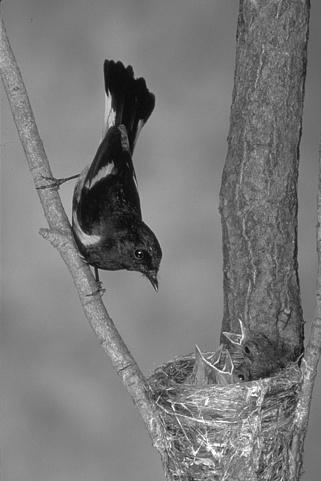
#> input picture bird.jpg, 321 x 481 px
$ python q1c_gui.py
#> lines starting #> are read from the running program, lines starting #| are printed output that depends on the picture
### q1a.py
"""
Q1(a): Marr-Hildreth edge detector.

Pipeline (all filtering done by hand on the pixel array with NumPy):
  1. Smooth with a Gaussian G_sigma, applied separably (1-D row pass, then
     1-D column pass). Kernel half-width = ceil(3*sigma), so the full width
     is >= 6*sigma as required.
  2. Apply a 3x3 Laplacian kernel to (G * f). Since convolution commutes with
     differentiation, this equals (laplacian(G)) * f, i.e. the LoG response.
     All arithmetic is in float64 to avoid catastrophic cancellation when the
     Laplacian subtracts nearly-equal neighbouring values.
  3. Mark zero crossings: a pixel is an edge if, along at least one of the
     four directions (horizontal, vertical, two diagonals), its two opposite
     neighbours have LoG values of opposite sign AND the absolute difference
     between them (the "slope" across the crossing) exceeds a threshold.

The slope threshold is given as a fraction of the maximum absolute LoG
response, which keeps it comparable across different sigmas (the LoG
magnitude shrinks roughly like 1/sigma^2 as sigma grows).

Outputs are written to ./outputs_q1a/.
"""

import os
import numpy as np
from PIL import Image
import matplotlib

matplotlib.use("Agg")
import matplotlib.pyplot as plt


OUT_DIR = "outputs_q1a"
MAX_SIDE = 1024


# --------------------------------------------------------------------------
# I/O
# --------------------------------------------------------------------------
def load_gray(path, max_side=MAX_SIDE):
    """Load an image as float64 grayscale in [0, 1]; downscale (library call,
    permitted by the assignment) only if the long side exceeds max_side."""
#> called with path = 'bird.jpg', max_side = 1024
    img = Image.open(path).convert("L")
#> img is the input picture: PIL image 321x481 L; min 0, max 255, mean 120.7
    w, h = img.size
#> w = 321; h = 481
    if max(w, h) > max_side:
        s = max_side / max(w, h)
        img = img.resize((round(w * s), round(h * s)), Image.LANCZOS)
    return np.asarray(img, dtype=np.float64) / 255.0


def save_gray(arr, path):
    a = np.clip(arr, 0, 1)
    Image.fromarray((a * 255).astype(np.uint8)).save(path)


# --------------------------------------------------------------------------
# Filtering primitives (implemented manually)
# --------------------------------------------------------------------------
def gaussian_kernel_1d(sigma):
    """Normalised 1-D Gaussian with half-width ceil(3*sigma) (width >= 6σ)."""
    r = int(np.ceil(3.0 * sigma))
    x = np.arange(-r, r + 1, dtype=np.float64)
    k = np.exp(-(x ** 2) / (2.0 * sigma ** 2))
    return k / k.sum()


def convolve1d(img, kernel, axis):
    """1-D convolution along `axis` with reflect padding.
    Implemented as a weighted sum of shifted copies of the padded image."""
#> called with kernel = array of shape (17,), axis = 1
    r = len(kernel) // 2
    pad = [(0, 0), (0, 0)]
    pad[axis] = (r, r)
    p = np.pad(img, pad, mode="reflect")
    out = np.zeros_like(img, dtype=np.float64)
    n = img.shape[axis]
#> n = 321
    kf = kernel[::-1]  # flip for true convolution (symmetric anyway)
    for i, w in enumerate(kf):
        if axis == 0:
            out += w * p[i:i + n, :]
        else:
            out += w * p[:, i:i + n]
    return out


def gaussian_smooth(img, sigma):
    """Separable Gaussian smoothing: rows then columns."""
    k = gaussian_kernel_1d(sigma)
    return convolve1d(convolve1d(img, k, axis=1), k, axis=0)


def convolve2d(img, kernel):
    """Small 2-D convolution with reflect padding (used for the 3x3 Laplacian)."""
    kh, kw = kernel.shape
#> kh = 3; kw = 3
    rh, rw = kh // 2, kw // 2
#> rh = 1; rw = 1
    p = np.pad(img, ((rh, rh), (rw, rw)), mode="reflect")
#> p: shape (483, 323) float64
    H, W = img.shape
#> H = 481; W = 321
    kf = kernel[::-1, ::-1]
    out = np.zeros((H, W), dtype=np.float64)
    for i in range(kh):
        for j in range(kw):
            if kf[i, j] != 0:
                out += kf[i, j] * p[i:i + H, j:j + W]
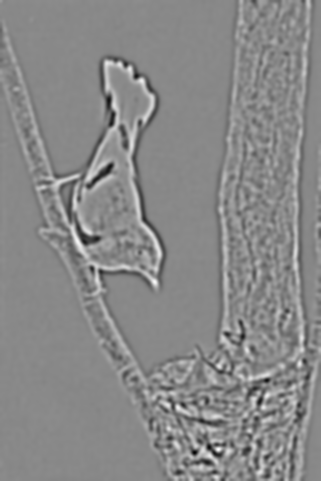
#> out: shape (481, 321) float64; min -0.0359, max 0.031, mean -7.43e-07; drawn with min black and max white
    return out


LAPLACIAN_3x3 = np.array([[0, 1, 0],
                          [1, -4, 1],
                          [0, 1, 0]], dtype=np.float64)


def log_response(img, sigma):
    """g = ∇²(G_σ * f), computed in float64."""
    return convolve2d(gaussian_smooth(img, sigma), LAPLACIAN_3x3)


# --------------------------------------------------------------------------
# Zero-crossing detection
# --------------------------------------------------------------------------
def zero_crossings(g, slope_thresh):
    """Return a boolean edge map.

    A zero crossing lies between two adjacent pixels p, q (horizontal,
    vertical or diagonal neighbours) when g(p) and g(q) have opposite signs.
    It is accepted only if the slope across it, |g(p) - g(q)|, exceeds
    T = slope_thresh * max|g|. To keep edges one pixel thick, the crossing is
    assigned to whichever of p, q has the smaller |g| (it is closer to the
    true zero).
    """
#> called with slope_thresh = 0.07
    T = slope_thresh * np.abs(g).max()
#> T = 0.00252
    H, W = g.shape
#> H = 481; W = 321
    edges = np.zeros((H, W), dtype=bool)
    # forward neighbour offsets: right, down, down-right, down-left
    for dy, dx in [(0, 1), (1, 0), (1, 1), (1, -1)]:
        ys_p = slice(0, H - dy)
        ys_q = slice(dy, H)
        xs_p = slice(max(0, -dx), W - max(0, dx))
        xs_q = slice(max(0, dx), W - max(0, -dx))
        a, b = g[ys_p, xs_p], g[ys_q, xs_q]
        zc = (a * b < 0) & (np.abs(a - b) > T)
        p_closer = np.abs(a) <= np.abs(b)
        edges[ys_p, xs_p] |= zc & p_closer
        edges[ys_q, xs_q] |= zc & ~p_closer
#> this loop made 4 passes
#> pass 1, in zero_crossings, `zc = (a * b < 0) & (np.abs(a - b) > T)`:
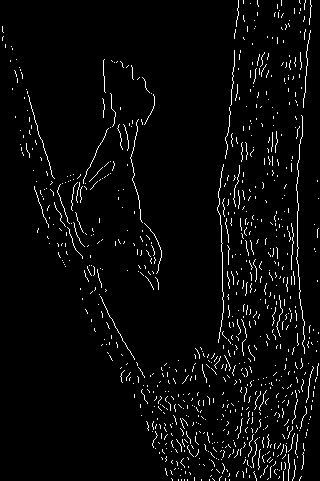
#> zc: shape (481, 320) bool; 3.6% white in thin lines or dots
#> after the loop: edges: shape (481, 321) bool; 8.3% white in thin lines or dots
#> in feature_maps, `fZ = np.where(edges, 0.0, 1.0)`: fZ: shape (481, 321) float64; values 0 (black) and 1 (white), 91.7% white; black in thin lines or dots
    return edges


def marr_hildreth(img, sigma, slope_thresh):
    g = log_response(img, sigma)
    return zero_crossings(g, slope_thresh), g


# --------------------------------------------------------------------------
# Experiments
# --------------------------------------------------------------------------
# [70 lines left out: functions show_grid, main, not called in this run]


# [2 lines that do not run on import are left out]

### q1b.py
"""
Q1(b): Dijkstra's algorithm on the 8-connected pixel graph, with
Intelligent-Scissors edge weights (Mortensen & Barrett 1995):

    w(p, q) = λZ·fZ(q) + λG·fG(q) + λD·fD(p, q)

  fZ(q)    = 0 if q is a Laplacian (LoG) zero crossing, else 1
             (zero crossings come from the Marr-Hildreth detector of q1a)
  fG(q)    = 1 - |∇f(q)| / max|∇f|   (small where the gradient is strong),
             multiplied by 1 for diagonal links and 1/√2 for horizontal/
             vertical links, as in the paper, so diagonal steps cost more
             (they are √2 times longer)
  fD(p, q) = 1/π · [ acos(dp) + acos(dq) ]   (gradient-direction term;
             dp ∈ [0,1], dq ∈ [-1,1], so fD ∈ [0, 1.5]. The SIGGRAPH'95
             version uses 2/(3π) instead, which only rescales fD to [0,1])
             D(p) = unit vector perpendicular to ∇f(p) (the edge direction)
             L(p,q) = unit link vector q-p, flipped if needed so D(p)·L >= 0
             dp = D(p)·L,  dq = L·D(q)
             Cheap when the link runs along the edge (perpendicular to both
             gradients) and the two gradients point the same way.

Dijkstra is run from a seed pixel with each of the
four weight choices, and the resulting distance maps are shown as images.
The shortest path from the seed to a sample "free" point is also traced, as
a check that the weights do follow image edges.

Outputs are written to ./outputs_q1b/.
"""

import os
import heapq
import numpy as np
import matplotlib

matplotlib.use("Agg")
import matplotlib.pyplot as plt

from q1a import load_gray, gaussian_smooth, marr_hildreth

OUT_DIR = "outputs_q1b"

# Marr-Hildreth parameters (best values found in q1a)
LOG_SIGMA = 2.5
LOG_T = 0.07
# Small amount of smoothing before taking gradients (reduces noise)
GRAD_SIGMA = 1.0
# Weights from Mortensen & Barrett
LAMBDA_Z, LAMBDA_G, LAMBDA_D = 0.43, 0.43, 0.14

# 8 neighbour offsets (dy, dx)
NEIGHBOURS = [(-1, -1), (-1, 0), (-1, 1),
              (0, -1),           (0, 1),
              (1, -1),  (1, 0),  (1, 1)]


# --------------------------------------------------------------------------
# Per-pixel feature maps
# --------------------------------------------------------------------------
def gradient(img, sigma=GRAD_SIGMA):
    """Central-difference gradient of the Gaussian-smoothed image."""
    s = gaussian_smooth(img, sigma)
    p = np.pad(s, 1, mode="reflect")
#> p: shape (483, 323) float64
    gx = (p[1:-1, 2:] - p[1:-1, :-2]) / 2.0
    gy = (p[2:, 1:-1] - p[:-2, 1:-1]) / 2.0
    return gx, gy


def feature_maps(img):
    """Return fZ (H,W), fG (H,W), and unit edge-direction field (Dx, Dy)."""
    edges, _ = marr_hildreth(img, LOG_SIGMA, LOG_T)
    fZ = np.where(edges, 0.0, 1.0)

    gx, gy = gradient(img)
    mag = np.sqrt(gx ** 2 + gy ** 2)
    fG = 1.0 - mag / mag.max()

    # D(p) = gradient rotated by 90° and normalised: (gy, -gx)/|∇f|
    safe = np.where(mag > 1e-12, mag, 1.0)
    Dx = np.where(mag > 1e-12, gy / safe, 0.0)
    Dy = np.where(mag > 1e-12, -gx / safe, 0.0)
    return fZ, fG, Dx, Dy


def shift(a, dy, dx, fill):
    """out[y, x] = a[y+dy, x+dx], with `fill` outside the image."""
    H, W = a.shape
    out = np.full_like(a, fill)
    ys_o = slice(max(0, -dy), H - max(0, dy))
    xs_o = slice(max(0, -dx), W - max(0, dx))
    ys_i = slice(max(0, dy), H - max(0, -dy))
    xs_i = slice(max(0, dx), W - max(0, -dx))
    out[ys_o, xs_o] = a[ys_i, xs_i]
    return out


def link_costs(fZ, fG, Dx, Dy, lz, lg, ld):
    """Return a (8, H, W) array: cost[k, y, x] = w(p, q) for p = (y, x) and
    q = p + NEIGHBOURS[k]. Links leaving the image get +inf."""
#> called with lz = 0.43, lg = 0.43, ld = 0.14
    H, W = fZ.shape
#> H = 481; W = 321
    costs = np.empty((8, H, W), dtype=np.float64)
    for k, (dy, dx) in enumerate(NEIGHBOURS):
        diag = dy != 0 and dx != 0
        length = np.sqrt(2.0) if diag else 1.0

        fZq = shift(fZ, dy, dx, np.inf)
        fGq = shift(fG, dy, dx, np.inf) * (1.0 if diag else 1.0 / np.sqrt(2.0))

        # Gradient-direction term
        Lx, Ly = dx / length, dy / length
        Dxq, Dyq = shift(Dx, dy, dx, 0.0), shift(Dy, dy, dx, 0.0)
        s = Dx * Lx + Dy * Ly                 # D(p)·(q-p)
        sign = np.where(s >= 0, 1.0, -1.0)    # choose L so that D(p)·L >= 0
        dp = np.clip(sign * s, -1, 1)
        dq = np.clip(sign * (Lx * Dxq + Ly * Dyq), -1, 1)
        fD = (1.0 / np.pi) * (np.arccos(dp) + np.arccos(dq))

        c = np.zeros((H, W))
        if lz:
            c += lz * fZq
        if lg:
            c += lg * fGq
        if ld:
            c += ld * fD
        # mark links that leave the image
        c[~np.isfinite(fZq)] = np.inf
        costs[k] = c
#> this loop made 8 passes
#> pass 1, in link_costs, `fGq = shift(fG, dy, dx, np.inf) * (1.0 if diag else 1.0 / np.sqrt(2.0))`:
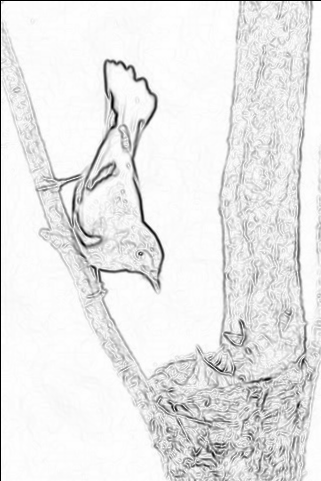
#> fGq: shape (481, 321) float64; 0.52% of the values are NaN or infinite; the others: min 0, max 1, mean 0.919; drawn with min black, max white, NaN and infinite black
#> pass 1, in link_costs, `Dxq, Dyq = shift(Dx, dy, dx, 0.0), shift(Dy, dy, dx, 0.0)`:
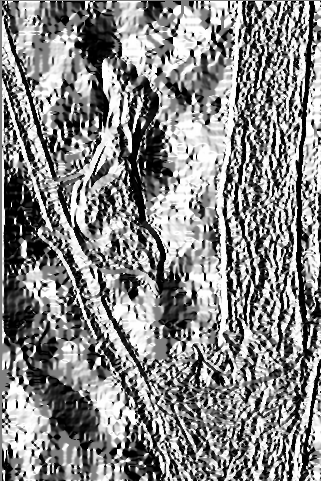
#> Dyq: shape (481, 321) float64; min -1, max 1, mean 0.0548; drawn with min black and max white
#> after the loop:
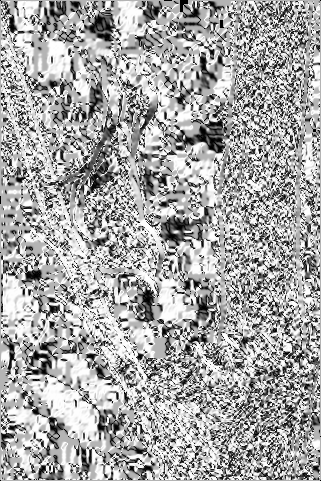
#> dp: shape (481, 321) float64; min 0, max 1, mean 0.655
#> after the loop:
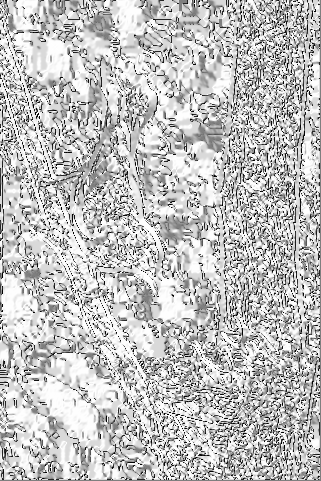
#> dq: shape (481, 321) float64; min -1, max 1, mean 0.509; drawn with min black and max white
    return costs


# --------------------------------------------------------------------------
# Dijkstra (binary heap, lazy deletion)
# --------------------------------------------------------------------------
# [138 lines left out: functions dijkstra, trace_path, main, not called in this run]


# [2 lines that do not run on import are left out]

### q1c_gui.py
"""
Interactive Intelligent Scissors (livewire) for Q1(c).

Run:
    python3 q1c_gui.py                  # bird.jpg, Marr-Hildreth fZ
    python3 q1c_gui.py --canny          # Canny edges for fZ (Idea 1)
    python3 q1c_gui.py --weights 0.1 0.8 0.1   # custom λZ λG λD (Idea 2)
    python3 q1c_gui.py --image other.jpg

Controls (in the figure window):
    Left click          add a seed (snapped to the strongest gradient nearby).
                        The live wire from the last seed is committed.
    Move mouse          live wire: shortest path from the last seed to the cursor
    Right click / Enter close the contour (last seed -> first seed) and show mask
    Click near 1st seed also closes the contour
    u / Backspace       undo last seed
    r                   reset
    n                   toggle seed snapping on/off
    w                   save results (overlay, mask, seed list) to outputs_q1c/
    q                   quit

After each click, Dijkstra runs once over the whole image from the new seed
(~0.5 s); moving the mouse then only follows the predecessor map, so the
live wire updates instantly.
"""

import argparse
import os
import time
import numpy as np
import matplotlib.pyplot as plt

from q1a import load_gray
from q1b import (feature_maps, link_costs, dijkstra, trace_path,
                 LAMBDA_Z, LAMBDA_G, LAMBDA_D)
from q1c import canny, snap_seeds, fill_contour, overlay_mask

# q1a/q1b/q1c select the non-interactive Agg backend on import; switch to a
# GUI backend now (no figures exist yet, so this is allowed).
plt.switch_backend("macosx")

OUT_DIR = "outputs_q1c"
CLOSE_RADIUS = 6  # px: clicking this close to the first seed closes the loop


class LiveWire:
    def __init__(self, img, costs, fG, title):
#> called with costs = array of shape (8, 481, 321), title = 'Marr-Hildreth fZ, λ=(0.43, 0.43, 0.14)'
        self.img, self.costs, self.fG = img, costs, fG
        self.H, self.W = img.shape
#> self.H = 481; self.W = 321
        self.snap = True
        self.reset_state()

        # free up keys we use from matplotlib's default shortcuts
        for k in list(plt.rcParams):
            if k.startswith("keymap."):
                plt.rcParams[k] = [v for v in plt.rcParams[k]
                                   if v not in ("u", "r", "n", "w", "q",
                                                "enter", "backspace")]

        self.fig, self.ax = plt.subplots(figsize=(7, 9.5))
        self.fig.canvas.manager.set_window_title("Intelligent Scissors")
        self.ax.imshow(img, cmap="gray")
        self.ax.set_axis_off()
        self.title = title
        (self.committed_line,) = self.ax.plot([], [], "r-", lw=1.6)
        (self.live_line,) = self.ax.plot([], [], "-", color="lime", lw=1.2)
        (self.seed_pts,) = self.ax.plot([], [], "o", mfc="yellow", mec="k", ms=6)
        self.mask_im = None
        self.set_status("Left-click to place the first seed")

        c = self.fig.canvas
        c.mpl_connect("button_press_event", self.on_click)
        c.mpl_connect("motion_notify_event", self.on_move)
        c.mpl_connect("key_press_event", self.on_key)
        self.fig.tight_layout()

    # ------------------------------------------------------------------ state
    def reset_state(self):
        self.seeds = []        # list of (row, col)
        self.segments = []     # segments[i]: path from seeds[i] to seeds[i+1]
        self.preds = []        # preds[i]: predecessor map of Dijkstra from seeds[i]
        self.closed = False
        self.last_cursor = None

    def set_status(self, msg):
        self.ax.set_title(f"{self.title}\n{msg}", fontsize=9)

    # --------------------------------------------------------------- helpers
    # [7 lines left out: function to_pixel, not called in this run]

    def toolbar_busy(self):
        tb = getattr(self.fig.canvas, "toolbar", None)
        return tb is not None and str(getattr(tb, "mode", "")) != ""

    # [158 lines left out: functions contour, redraw, add_seed, close_contour, undo, reset and 4 more, not called in this run]


def main():
    ap = argparse.ArgumentParser(description="Interactive Intelligent Scissors")
    ap.add_argument("--image", default="bird.jpg")
    ap.add_argument("--canny", action="store_true",
                    help="use Canny edges instead of Marr-Hildreth for fZ")
    ap.add_argument("--weights", type=float, nargs=3,
                    default=(LAMBDA_Z, LAMBDA_G, LAMBDA_D),
                    metavar=("LZ", "LG", "LD"))
    args = ap.parse_args()

    img = load_gray(args.image)
    fZ, fG, Dx, Dy = feature_maps(img)
    if args.canny:
        fZ = np.where(canny(img), 0.0, 1.0)
    lz, lg, ld = args.weights
    costs = link_costs(fZ, fG, Dx, Dy, lz, lg, ld)

    title = (f"{'Canny' if args.canny else 'Marr-Hildreth'} fZ, "
             f"λ=({lz}, {lg}, {ld})")
    LiveWire(img, costs, fG, title)
    print(f"Backend: {plt.get_backend()}. Window open — click on the image "
          "(clicks are logged here).", flush=True)
    plt.show()
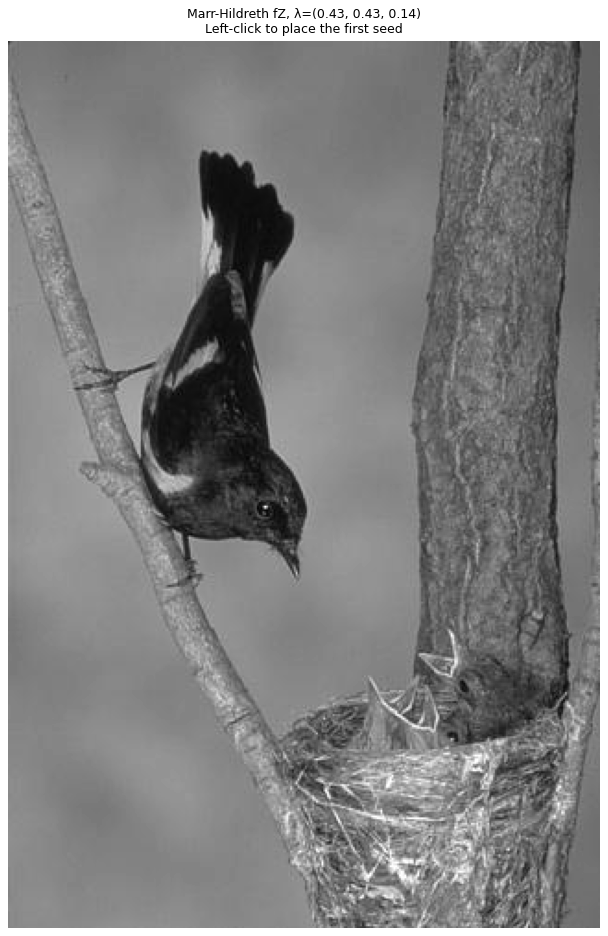
#> figure drawn by matplotlib, 1 panel


if __name__ == "__main__":
    main()

$ run again, with Q2-img.jpg copied over bird.jpg
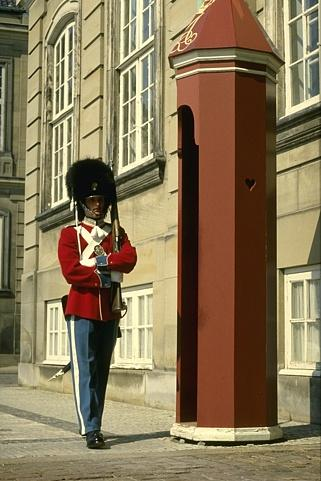
#> input picture Q2-img.jpg, 321 x 481 px
#> kh = 3
#> rh = 1
#> T = 0.00423
#> fZ: shape (481, 321) float64; values 0 (black) and 1 (white), 88.8% white; black in thin lines or dots
#> after the loop in convolve1d (call 3), `for i, w in enumerate(kf):`:
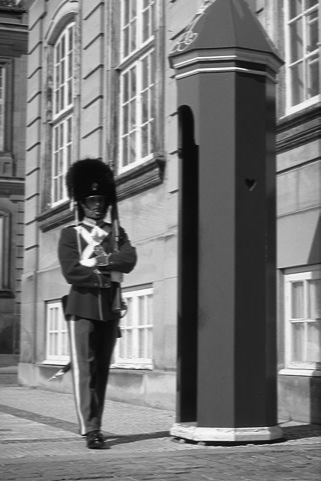
#> out: shape (481, 321) float64; min 0.0106, max 0.987, mean 0.473
#> in main, `plt.show()`:
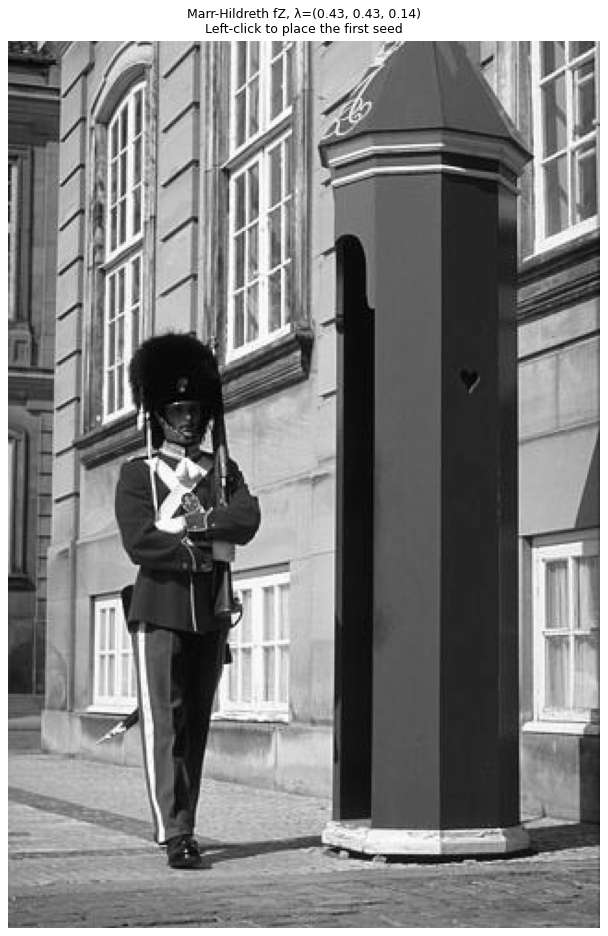
#> figure drawn by matplotlib, 1 panel
